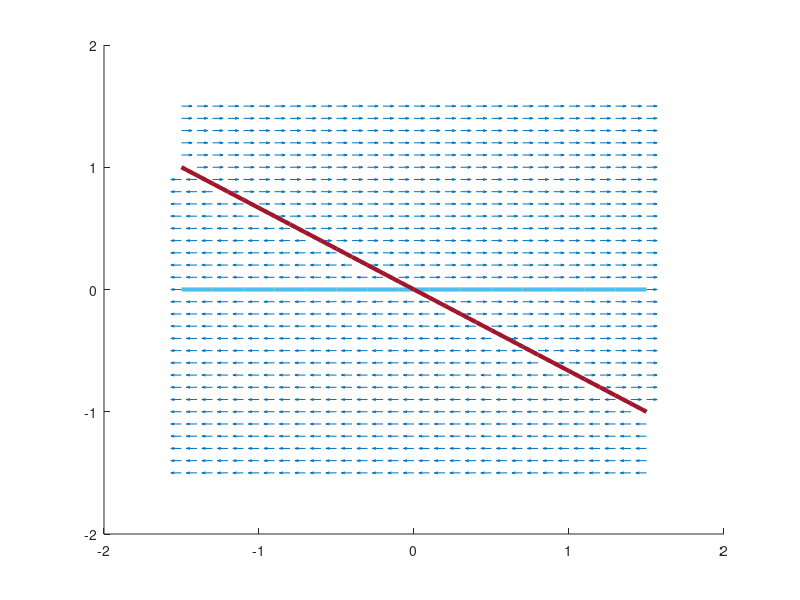

This figure's MATLAB source: (Note: this script raises an error after producing the figure.)
A = [2 3; 0 0];

[x1,x2] = meshgrid(-1.5:0.1:1.5);

x1_values = A(1,1)*x1+A(1,2)*x2;
x2_values = A(2,1)*x1+A(2,2)*x2;

# Normalisation des valeurs pour la représentation graphique
norms=sqrt(x1_values.^2+x2_values.^2);
x1_normalized = x1_values ./ norms;
x2_normalized = x2_values ./norms;

# Isoclines
line_range = -1.5:.1:1.5;
isocline_1 = -(A(1,1)/A(1,2)) * line_range;
# La 2ième isocline n'existe pas (division par zéro)

# Droites invariantes (vecteurs propres) 
[V,L] = eig(A);
eigenvector_1 = (V(2,1)/V(1,1)) * line_range;
eigenvector_2 = (V(2,2)/V(1,2)) * line_range;

# Figure 1: portrait de phase, isoclines et vecteurs propres
figure(1);
hold on;
vector_scale = .5;

quiver(x1,x2,x1_normalized,x2_normalized, vector_scale);

plot(line_range,isocline_1,"linewidth", 3, "linestyle", ":");

plot(line_range,eigenvector_1,"linewidth",3);
plot(line_range,eigenvector_2,"linewidth",3);
quiver([0;0],[0;0],V(1,:),V(2,:),"linewidth",3,"color","k");

legend("portrait de phase","isocline","v_1","v_2","location","south");
hold off;

# Figure 2: trajectoires e(t), w(t) avec 5 conditions initiales
figure(2);
hold on;
x1dot = @(t, x) A(1,1)*x(1)+A(1,2)*x(2);
x2dot = @(t, x) A(2,1)*x(1)+A(2,2)*x(2);
xdot = @(t,x) [x1dot(t, x);x2dot(t, x)];
[t1,x1] = ode23(xdot, [0, 10], [2, 0]);
[t2,x2] = ode23(xdot, [0, 10], [0, 3]);
[t3,x3] = ode23(xdot, [0, 10], [-2, 3]);
[t4,x4] = ode23(xdot, [0, 10], [2, -3]);
[t5,x5] = ode23(xdot, [0, 10], [2, 2]);

plot(t1,x1);
plot(t2,x2);
plot(t3,x3);
plot(t4,x4);
plot(t5,x5);

legend(
 "e(t) CI: [2,0]","w(t) CI: [2,0]",
 "e(t) CI: [0,3]","w(t) CI: [0,3]",
 "e(t) CI: [-2,3]","w(t) CI: [-2,3]",
 "e(t) CI: [2,-3]","w(t) CI: [2,-3]",
 "e(t) CI: [2,2]","w(t) CI: [2,2]",
 "location","northwest");
hold off;